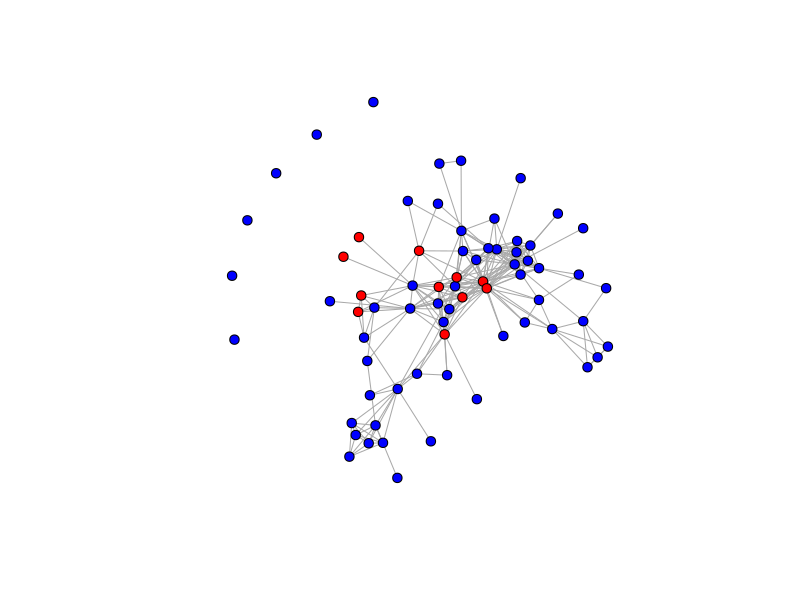
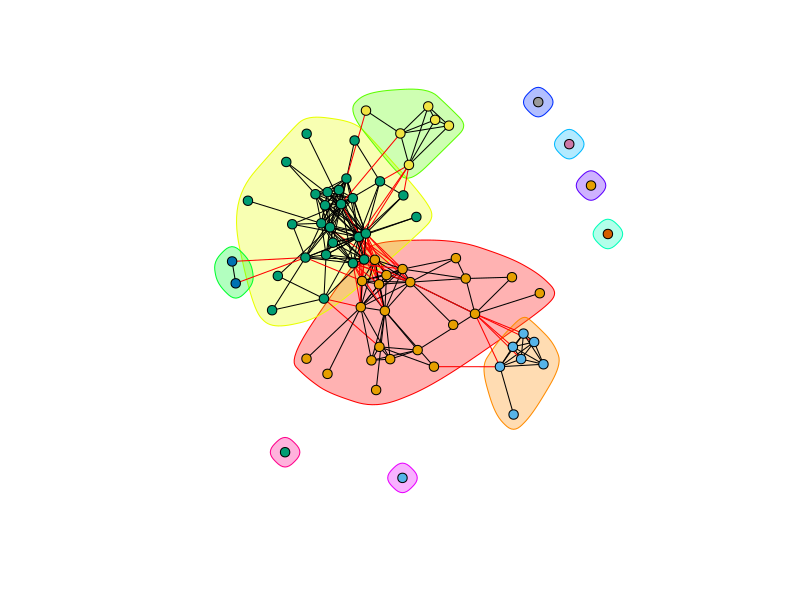

Here is the R script that generated these plots, in order:
## ---- chunk 1
library(igraph)
options(digits = 3, scientific = F, scipen = 100)


## ---- chunk 2
nodes <- read.csv("TrainBombNodes.csv", header=T)
edges <- read.csv("TrainBombEdges.csv", header = T)


## ---- chunk 3
graph1 <- graph_from_data_frame(edges,nodes,directed = TRUE)
graph1

adj_t = as.matrix(get.adjacency(graph1))
## ---- chunk 4
g_2 <- graph_from_adjacency_matrix(adj_t, mode = "undirected")

V(g_2)$color <- "blue"
V(g_2)$color[c(1,3,6,28,30,31,36,37,41,43,51)] <- "red"


## ---- chunk 5
plot(g_2,layout=layout.fruchterman.reingold,
vertex.size=5, vertex.label.cex=.15,edge.arrow.size=.15,
 vertex.label=NA)


## ---- chunk 6
eigen.cent <- eigen_centrality(g_2)
eigen.node <- eigen.cent$vector
order <- order(eigen.cent$vector, decreasing = 1)
eigen.node[order]

## ---- chunk 7
betweenness <- betweenness(g_2)
nodes$between <-betweenness
closeness <- closeness(g_2)
nodes$close <- closeness


## ---- chunk 8
table(sapply(cliques(g_2),length))
cliques(g_2) [sapply(cliques(g_2), length) == 11]

## ---- chunk 9
graph1 <- as.undirected(graph1, mode="collapse")
wc <- walktrap.community(graph1)
modularity(wc)
membership(wc)
nodes$community <- membership(wc)

## ---- chunk 10
plot(wc,graph1,layout=layout.fruchterman.reingold,
vertex.size=5, vertex.label.cex=.15,edge.arrow.size=.15,
 vertex.label=NA)


## ---- chunk 11
sapply(nodes,table)$community

## ---- chunk 12
table(nodes$Role,nodes$community)


## ---- chunk 13



## ---- chunk 14



## ---- chunk 15



